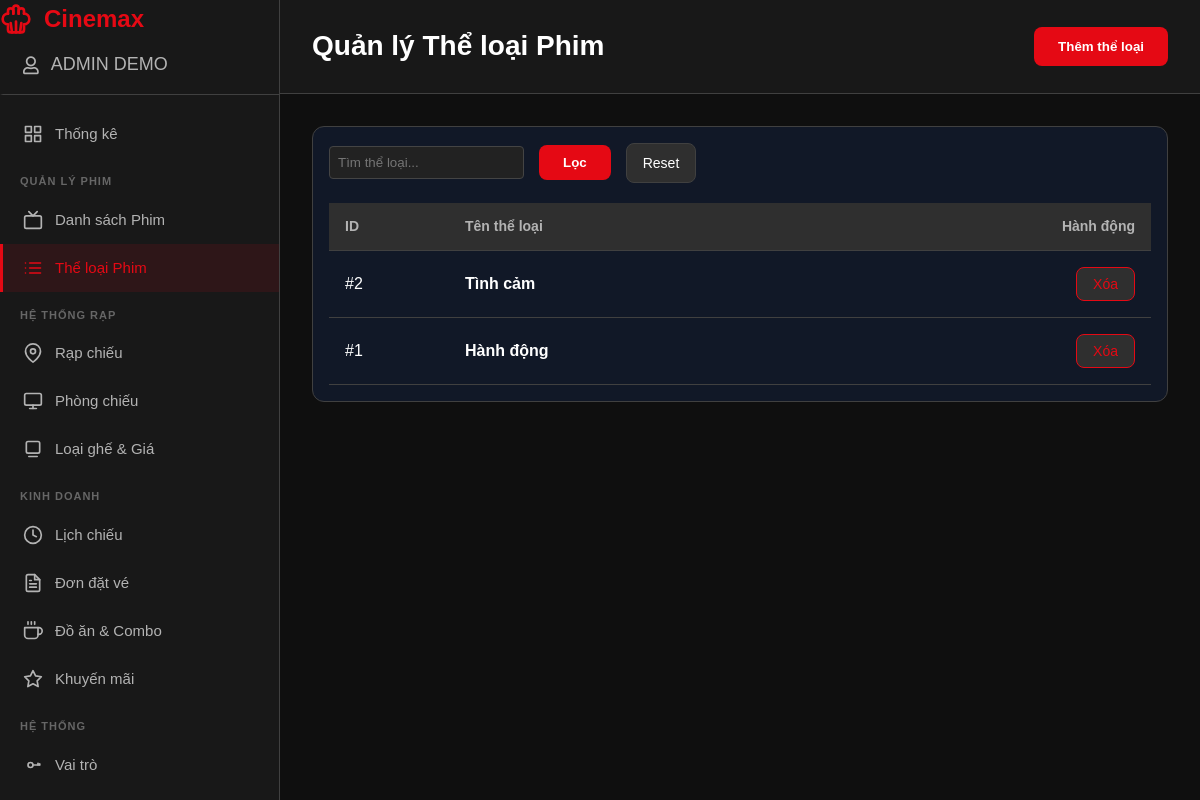
The app's page /views/admin/index.php?page=genres (signed in) with its own data.
### tables this page shows
CREATE TABLE genres (
        genre_id   INT AUTO_INCREMENT PRIMARY KEY,
        name       VARCHAR(100) NOT NULL UNIQUE,
        status     TINYINT(1) NOT NULL DEFAULT 1
    );

### config/permissionConfig.php (called while the page is built, shortened)
<?php
function getUserRoleName()
{
    return $_SESSION['user_role_name'];
}
function hasPermission($permission)
{
    $roleName = getUserRoleName();
    if ($roleName === 'admin') {
        return true;
    }
    return in_array($permission, $_SESSION['permissions']);
}

### models/Genre.php (called while the page is built, shortened)
<?php
class Genre
{
    private mysqli $conn;
    public function __construct($conn)
    {
        $this->conn = $conn;
    }
    public function getGenresForAdmin(string $q = ''): array
    {
        $q = trim($q);
        $sql = "SELECT genre_id, name, status
                FROM genres
                WHERE status = 1";
        $types = "";
        $sql .= " ORDER BY genre_id DESC";
        $stmt = $this->conn->prepare($sql);
        $stmt->execute();
        $rs = $stmt->get_result();
        $out = [];
        while ($row = $rs->fetch_assoc()) {
            $out[] = $row;
        }
        return $out;
    }
}

### services/GenreService.php (called while the page is built, shortened)
<?php
require_once __DIR__ . '/../models/Genre.php';
class GenreService
{
    private Genre $genreModel;
    public function __construct(Genre $genreModel)
    {
        $this->genreModel = $genreModel;
    }
    public function listAdmin(string $q = ''): array
    {
        return $this->genreModel->getGenresForAdmin($q);
    }
}

### views/admin/pages/genres.php (the view, shortened to what this page needs)
<?php
$q = $_GET['q'] ?? '';
$genres = $genreService->listAdmin($q);
?>
<section class="genres">
    <header class="admin-header">
        <h1>Quản lý Thể loại Phim</h1>
        <?php if (hasPermission('genres_create')): ?>
        <div class="header-actions">
            <button class="btn-add" type="button" onclick="openAddGenreModal()">
                <span>Thêm thể loại</span>
            </button>
        </div>
        <?php endif; ?>
    </header>
    <div class="dashboard-content">
        <div class="dashboard-card">
            <form method="GET" action="index.php" class="filter-bar">
                <input
                    type="text"
                    name="q"
                    value="<?= htmlspecialchars($q) ?>"
                    placeholder="Tìm thể loại..."
                    maxlength="100"
                    style="padding:8px; border-radius:4px; border:1px solid #444; background:#222; color:#fff;">
                <button type="submit" class="btn-primary">Lọc</button>
                <a href="index.php?page=genres" class="btn-action">Reset</a>
            </form>
            <div class="table-responsive">
                <table class="data-table">
                    <thead>
                        <tr>
                            <th style="width:120px;">ID</th>
                            <th>Tên thể loại</th>
                            <th style="text-align:right;">Hành động</th>
                        </tr>
                    </thead>
                    <tbody>
                    <?php if (empty($genres)): ?>
                        <tr>
                            <td colspan="3" style="text-align:center; padding:16px;">
                                Chưa có thể loại
                            </td>
                        </tr>
                    <?php else: ?>
                        <?php foreach ($genres as $g): ?>
                            <tr>
                                <td>#<?= (int)$g['genre_id'] ?></td>
                                <td><strong><?= htmlspecialchars($g['name']) ?></strong></td>
                                <td style="text-align:right;">
                                    <?php if (hasPermission('genres_delete')): ?>
                                    <form method="POST"
                                          action="index.php?page=genres&action=delete&id=<?= (int)$g['genre_id'] ?>"
                                          style="display:inline;"
                                          onsubmit="return confirm('Xóa thể loại này?');">
                                        <button class="btn-action danger" type="submit">Xóa</button>
                                    </form>
                                    <?php endif; ?>
                                </td>
                            </tr>
                        <?php endforeach; ?>
                    <?php endif; ?>
                    </tbody>
                </table>
            </div>
        </div>
    </div>
</section>

### public/assets/css/style.css (style rules this page uses)
:root { --primary-color: #e50914; --primary-dark: #b20710; --secondary-color: #0f1014; --text-primary: #ffffff; --text-secondary: #b3b3b3; --bg-primary: #000000; --bg-secondary: #181818; --bg-tertiary: #2f2f2f; --border-color: #404040; --success-color: #46d369; --warning-color: #ffa500; --danger-color: #e50914; --shadow: 0 4px 12px rgba(0, 0, 0, 0.5); --shadow-lg: 0 8px 24px rgba(0, 0, 0, 0.6); --transition: all 0.3s ease; --border-radius: 8px; }
* { margin: 0; padding: 0; box-sizing: border-box; }
body { font-family: -apple-system, BlinkMacSystemFont, "Segoe UI", Roboto, "Helvetica Neue", Arial, sans-serif; background: var(--bg-primary); color: var(--text-primary); line-height: 1.6; overflow-x: hidden; }
.btn-primary { background: var(--primary-color); color: var(--text-primary); padding: 10px 24px; border-radius: var(--border-radius); text-decoration: none; font-weight: 600; transition: var(--transition); border: none; cursor: pointer; }

### public/assets/css/admin.css (style rules this page uses)
.admin-header { background: var(--bg-secondary); border-bottom: 1px solid var(--border-color); padding: 24px 32px; display: flex; justify-content: space-between; align-items: center; position: sticky; top: 0; z-index: 100; }
.admin-header h1 { font-size: 28px; }
.header-actions { display: flex; align-items: center; gap: 20px; }
.dashboard-content { padding: 32px; }
.dashboard-card { background: var(--bg-secondary); border: 1px solid var(--border-color); border-radius: 12px; padding: 24px; }
.table-responsive { overflow-x: auto; }
.data-table { width: 100%; border-collapse: collapse; }
.data-table thead { background: var(--bg-tertiary); }
.data-table th { padding: 12px 16px; text-align: left; font-weight: 600; font-size: 14px; color: var(--text-secondary); border-bottom: 1px solid var(--border-color); }
.data-table td { padding: 16px; border-bottom: 1px solid var(--border-color); }
.data-table tbody tr { transition: var(--transition); }
.btn-action { padding: 8px 16px; background: var(--bg-tertiary); border: 1px solid var(--border-color); border-radius: var(--border-radius); color: var(--text-primary); cursor: pointer; transition: var(--transition); font-size: 14px; font-weight: 500; text-decoration: none; display: inline-flex; align-items: center; gap: 8px; }
.btn-action.danger { color: var(--danger-color); border-color: var(--danger-color); }
.btn-add { padding: 12px 24px; background: var(--primary-color); color: var(--text-primary); border: none; border-radius: var(--border-radius); font-weight: 600; cursor: pointer; transition: var(--transition); display: inline-flex; align-items: center; gap: 8px; }

### public/assets/css/movies_admin.css (style rules this page uses)
.filter-bar { display: flex; gap: 15px; margin-bottom: 20px; flex-wrap: wrap; align-items: center; }

### public/assets/css/shows_admin.css (style rules this page uses)
body { background: #0f0f0f; font-family: Arial; margin: 0; color: white; }

### public/assets/css/permission.css (style rules this page uses)
.dashboard-card { background: #111827; border-radius: 12px; padding: 16px; }

### records on screen
genres: genre_id "2", name "Tình cảm"
genres: genre_id "1", name "Hành động"

### other values on screen
$authUser['full_name'] "ADMIN DEMO"
